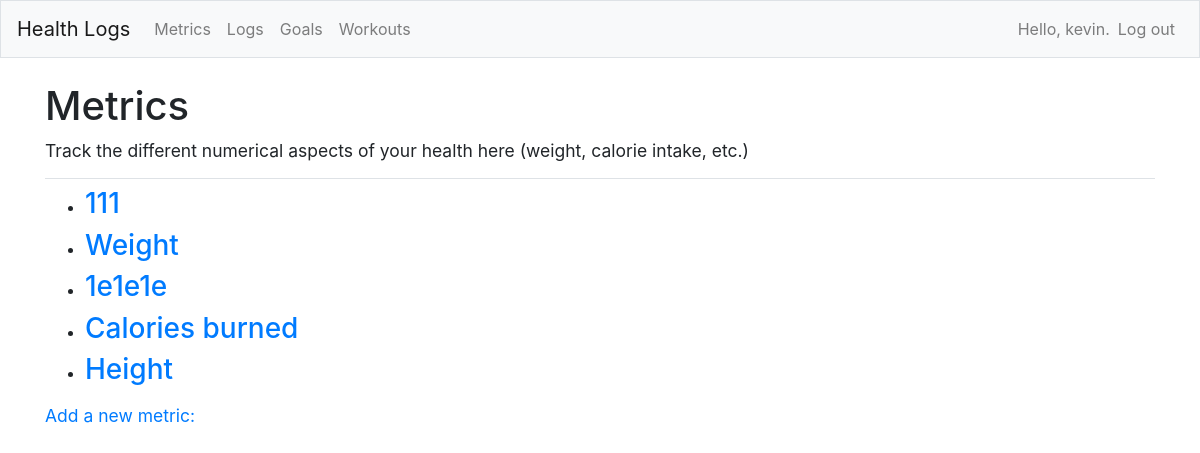
The app's page /topics/ (signed in) with its own data.
### health_logs/models.py (models this page shows)
class Topic(models.Model):
  text = models.CharField(max_length = 200)
  date_added = models.DateTimeField(auto_now_add = True)
  owner = models.ForeignKey(User, on_delete=models.CASCADE)
  def __str__(self):
    return self.text

### health_logs/views.py (the view)
# urls.py: path('topics/', views.topics, name='topics'),
@login_required
def topics(request):
  topics = Topic.objects.filter(owner=request.user).order_by('date_added')
  context = {'topics' : topics}
  return render(request, 'health_logs/topics.html', context)

### health_logs/templates/health_logs/topics.html
{% extends "health_logs/base.html" %}
{% block page_header %}
  <h1>Metrics</h1>
  <h5><small>Track the different numerical aspects of your health here (weight, calorie intake, etc.)</small></h5>
{% endblock page_header %}
{% block content %}
  <ul>
      {% for topic in topics %}
        <li><h3><a href="{% url 'health_logs:topic' topic.id 0 %}">{{ topic }}</a></h3></li>
      {% empty %}
        <li>No topics have been added yet.</li>
      {% endfor %}
  </ul>
  <h5><small><a href="{% url 'health_logs:new_topic' %}">Add a new metric:</a></small></h5>
{% endblock content %}

### health_logs/templates/health_logs/base.html (shortened to what this page needs)
{% load bootstrap4 %}
<!doctype html>
<html lang="en">
<head>
  {% bootstrap_css %}
</head>
<body>
  <nav class="navbar navbar-expand-md navbar-light bg-light mb-4 border">
    <a class="navbar-brand" href="{% url 'health_logs:index' %}">
        Health Logs</a>
    <div class="collapse navbar-collapse" id="navbarCollapse">
      <ul class="navbar-nav mr-auto">
        <li class="nav-item">
          <a class="nav-link" href="{% url 'health_logs:topics'%}">
              Metrics</a></li>
		<li class="nav-item">
          <a class="nav-link" href="{% url 'health_logs:topics_logs'%}">
              Logs</a></li>
	    <li class="nav-item">
          <a class="nav-link" href="{% url 'health_logs:topics_goals'%}">
              Goals</a></li>
		<li class="nav-item">
          <a class="nav-link" href="{% url 'health_logs:topics_workouts'%}">
              Workouts</a></li>
      </ul>
      <ul class="navbar-nav ml-auto">
        {% if user.is_authenticated %}
          <li class="nav-item">
            <span class="navbar-text"}">Hello, {{ user.username }}.</span>
          </li>
          <li class="nav-item">
            <a class="nav-link" href="{% url 'users:logout' %}">Log out</a>
          </li>
        {% else %}
          <li class="nav-item">
            <a class="nav-link" href="{% url 'users:register' %}">Register</a>
          </li>
          <li class="nav-item">
            <a class="nav-link" href="{% url 'users:login' %}">Log in</a></li>
        {% endif %}
      </ul>
    </div>
  </nav>
  <main role="main" class="container">
    <div class="pb-2 mb-2 border-bottom">
      {% block page_header %}{% endblock page_header %}
    </div>
    <div>
      {% block content %}{% endblock content %}
    </div>
  </main>
</body>
</html>

### records on screen
Topic: text "111"
Topic: text "Weight"
Topic: text "1e1e1e"
Topic: text "Calories burned"
Topic: text "Height"

### other values on screen
{{ user.username }} "kevin"
